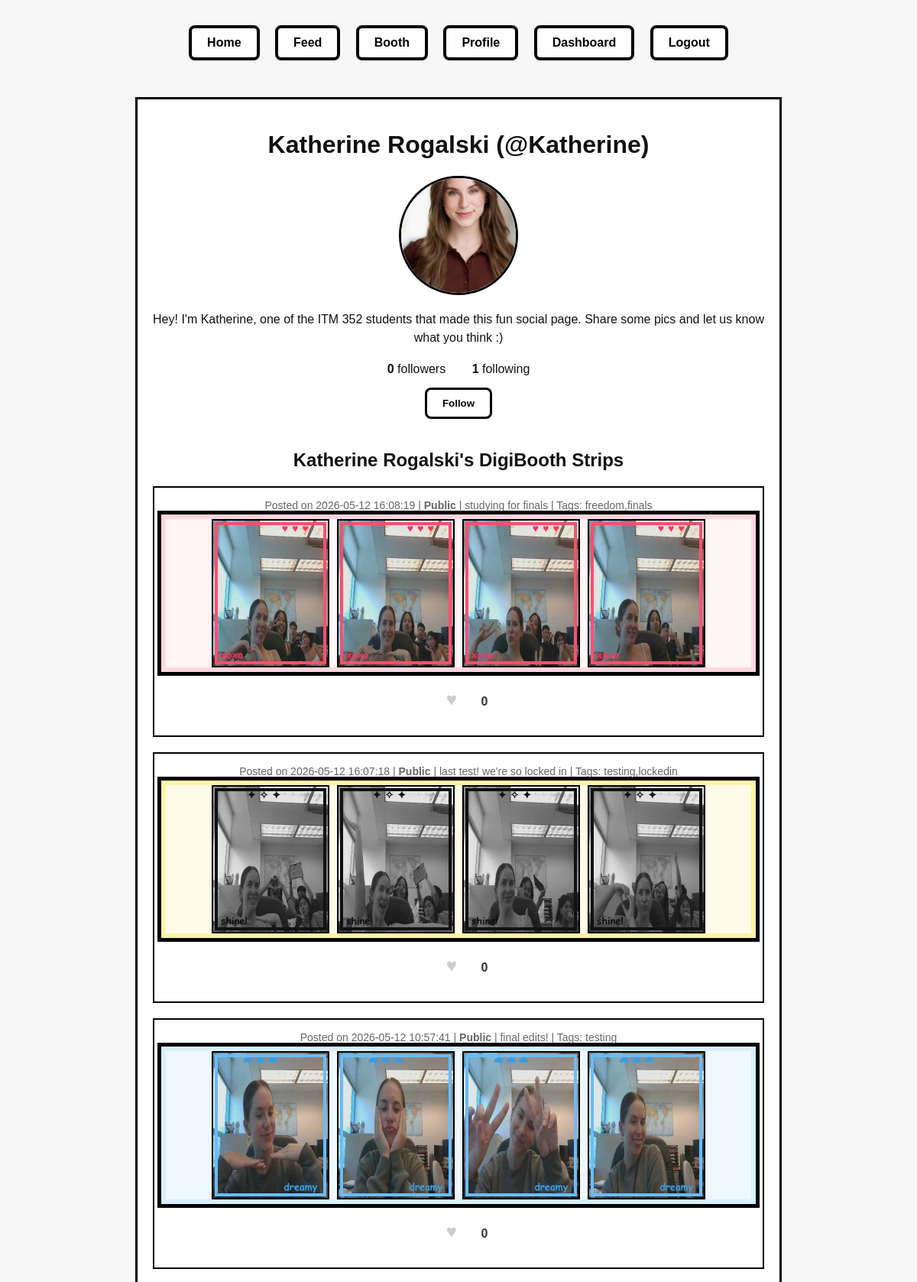
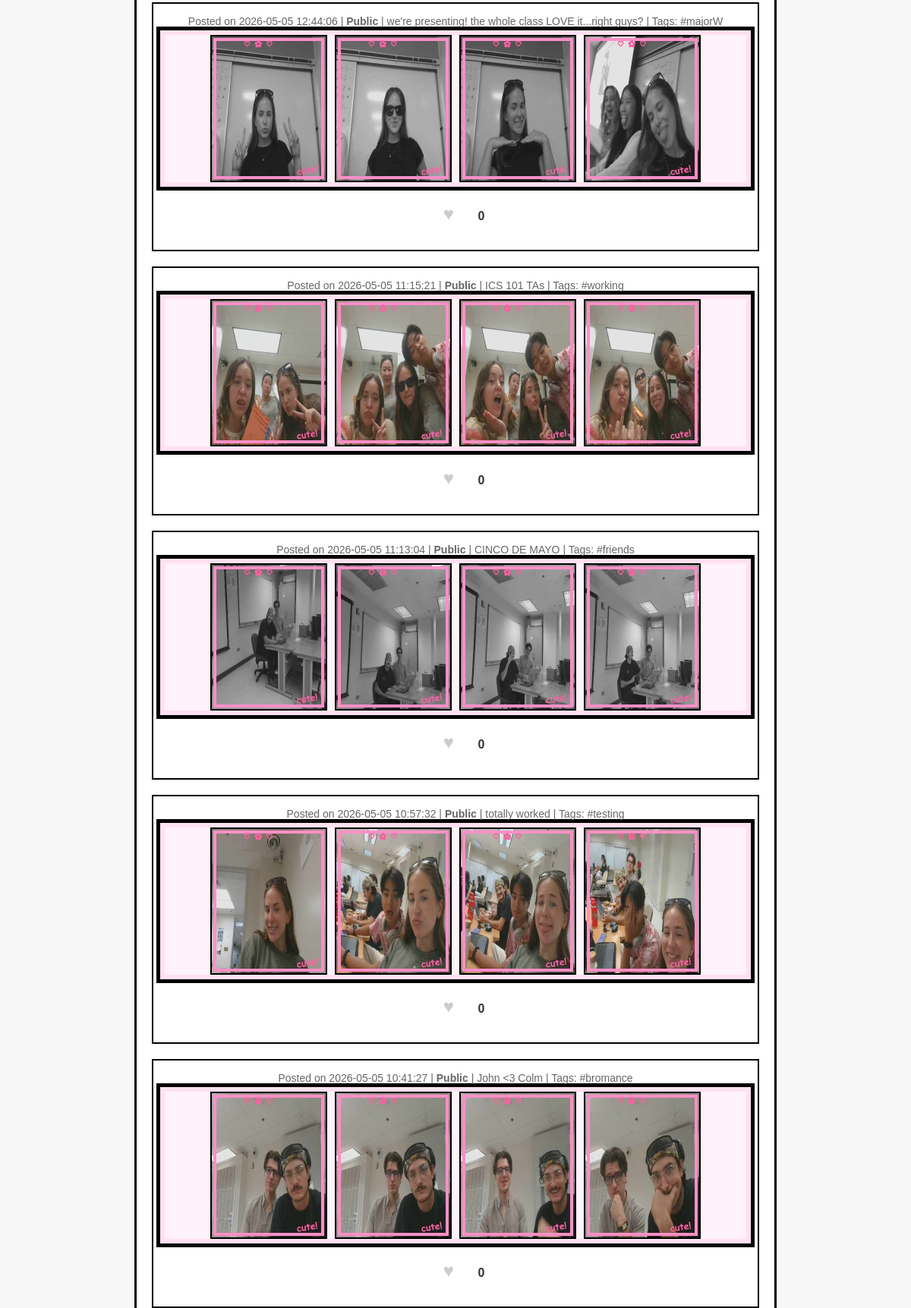
The page /profile/Katherine (signed in, upper part) on the database its author committed (2 pictures, top to bottom).
### tables this page shows
CREATE TABLE users (
            id INTEGER PRIMARY KEY AUTOINCREMENT,
            name TEXT NOT NULL,
            username TEXT NOT NULL UNIQUE,
            email TEXT NOT NULL UNIQUE,
            confirmed INTEGER DEFAULT 0,
            confirmation_code TEXT NOT NULL,
            created_at TEXT NOT NULL
        , profile_image TEXT, bio TEXT, user_type TEXT DEFAULT 'public');

CREATE TABLE posts (
           id INTEGER PRIMARY KEY AUTOINCREMENT,
           username TEXT NOT NULL,
           image_filenames TEXT NOT NULL,  -- JSON string
           filter_choice TEXT,
           frame_choice TEXT,
           layout_choice TEXT,
           caption TEXT,
           tags TEXT,
           timestamp TEXT NOT NULL
       , privacy TEXT DEFAULT 'public');

### app.py (the view, shortened to what this page needs)
@app.route("/profile")
@app.route("/profile/")
@app.route("/profile/<username>")
def profile(username=None):
    if "username" not in session:
        return redirect("/signin")
    current_user = session["username"]
    if username is None:
        username = current_user
    conn = get_db_connection()
    user = conn.execute(
        "SELECT * FROM users WHERE username = ?",
        (username,)
    ).fetchone()
    if user is None:
        conn.close()
        return "User not found", 404
    current_user_row = conn.execute(
        "SELECT user_type FROM users WHERE username = ?",
        (current_user,)
    ).fetchone()
    current_user_type = current_user_row["user_type"] if current_user_row else "public"
    if current_user == username:
        user_posts = conn.execute(
            """
            SELECT posts.*, users.user_type
            FROM posts
            JOIN users ON posts.username = users.username
            WHERE posts.username = ?
            ORDER BY posts.timestamp DESC
            """,
            (username,)
        ).fetchall()
    else:
        user_posts = conn.execute(
            """
            SELECT posts.*, users.user_type
            FROM posts
            JOIN users ON posts.username = users.username
            WHERE posts.username = ?
            AND posts.privacy = 'public'
            ORDER BY posts.timestamp DESC
            """,
            (username,)
        ).fetchall()
    follower_count = conn.execute(
        "SELECT COUNT(*) as count FROM follows WHERE followed_username = ?",
        (username,)
    ).fetchone()["count"]
    following_count = conn.execute(
        "SELECT COUNT(*) as count FROM follows WHERE follower_username = ?",
        (username,)
    ).fetchone()["count"]
    is_following = False
    if current_user != username:
        is_following = conn.execute(
            """
            SELECT 1 FROM follows
            WHERE follower_username = ? AND followed_username = ?
            """,
            (current_user, username)
        ).fetchone() is not None
    posts = []
    for row in user_posts:
        post = dict(row)
        post["image_filenames"] = json.loads(post["image_filenames"])
        like_count = conn.execute(
            "SELECT COUNT(*) as count FROM likes WHERE post_id = ?",
            (post["id"],)
        ).fetchone()["count"]
        user_liked = conn.execute(
            "SELECT 1 FROM likes WHERE post_id = ? AND username = ?",
            (post["id"], current_user)
        ).fetchone() is not None
        post["like_count"] = like_count
        post["user_liked"] = user_liked
        posts.append(post)
    conn.close()
    return render_template(
        "profile.html",
        user=user,
        posts=posts,
        follower_count=follower_count,
        following_count=following_count,
        is_following=is_following,
        is_own_profile=(current_user == username)
    )

### app.py (called while the page is built)
def get_db_connection():
    conn = sqlite3.connect(DATABASE)
    conn.row_factory = sqlite3.Row
    return conn

### templates/profile.html (shortened to what this page needs)
<!DOCTYPE html>
<html>
<head>
   <link rel="stylesheet" href="{{ url_for('static', filename='style.css') }}">
</head>
<body>
{% include "_navbar.html" %}
<div class="profile-container">
   <div class="profile-header">
       <h1>{{ user['name'] }} (@{{ user['username'] }})</h1>
       {% if user['profile_image'] %}
           <img src="{{ url_for('static', filename='uploads/' + user['profile_image']) }}" alt="Profile Image" class="profile-image">
       {% else %}
           <div class="profile-image placeholder">{{ user['name'][0].upper() }}</div>
       {% endif %}
       {% if user['bio'] %}
           <p class="bio">{{ user['bio'] }}</p>
       {% else %}
           <p class="bio">No bio yet.</p>
       {% endif %}
       <div class="follow-stats">
           <span class="stat"><strong>{{ follower_count }}</strong> followers</span>
           <span class="stat"><strong>{{ following_count }}</strong> following</span>
       </div>
       {% if not is_own_profile %}
           <button class="follow-button {% if is_following %}following{% endif %}"
                   data-username="{{ user['username'] }}"
                   onclick="toggleFollow('{{ user['username'] }}')">
               {% if is_following %}Unfollow{% else %}Follow{% endif %}
           </button>
       {% endif %}
   </div>
   <div class="posts-section">
       <h2>
           {% if is_own_profile %}
               Your DigiBooth Strips
           {% else %}
               {{ user['name'] }}'s DigiBooth Strips
           {% endif %}
       </h2>
       {% if posts %}
           {% for post in posts %}
               <div class="post">
                   <div class="post-meta">
                       Posted on {{ post['timestamp'] }}
                       {% if post['privacy'] == 'private' %}
                           | <strong>Private</strong>
                       {% else %}
                           | <strong>Public</strong>
                       {% endif %}
                       {% if post['caption'] %} | {{ post['caption'] }}{% endif %}
                       {% if post['tags'] %} | Tags: {{ post['tags'] }}{% endif %}
                   </div>
                   <div class="post-images frame-{{ post['frame_choice'] }}">
                       {% for filename in post['image_filenames'] %}
                           <img src="{{ url_for('static', filename='uploads/' + filename) }}" alt="Photo">
                       {% endfor %}
                   </div>
                   <div class="like-section">
                       <button class="like-button {% if post.user_liked %}liked{% endif %}"
                               data-post-id="{{ post.id }}"
                               onclick="toggleLike({{ post.id }})">
                           ♥
                       </button>
                       <span class="like-count">{{ post.like_count }}</span>
                   </div>
               </div>
           {% endfor %}
       {% else %}
           <p>You haven't created any photostrips yet. <a href="/booth">Create your first one!</a></p>
       {% endif %}
   </div>
</div>
</body>
</html>

### static/style.css (style rules this page uses)
body { margin: 0; font-family: "Comic Sans MS", "Trebuchet MS", Arial, sans-serif; background: #f7f7f7; color: #111; text-align: center; }
button { margin: 8px; padding: 10px 14px; border: 3px solid black; background: white; color: black; font-weight: bold; cursor: pointer; }
.frame-pink { border-color: #ff8fc7; background: #fff2f8; box-shadow: 0 0 0 6px #ffe1f0, 0 0 0 11px black; }
.frame-stars { background: #fffbe8; box-shadow: 0 0 0 6px #fff3a8, 0 0 0 11px black; }
.frame-hearts { border-color: #ff4f6d; background: #fff5f5; box-shadow: 0 0 0 6px #ffd6df, 0 0 0 11px black; }
.frame-clouds { border-color: #68bdfc; background: #eef8ff; box-shadow: 0 0 0 6px #d8f0ff, 0 0 0 11px black; }

### templates/profile.html (style rules this page uses)
.profile-container { max-width: 800px; margin: 40px auto; padding: 20px; background: white; border: 3px solid black; }
.profile-header { text-align: center; margin-bottom: 30px; }
.profile-image { width: 150px; height: 150px; border-radius: 50%; border: 3px solid black; object-fit: cover; margin: 0 auto 20px; display: block; }
.bio { margin: 20px 0; font-size: 16px; line-height: 1.5; }
.follow-stats { margin: 15px 0; text-align: center; }
.stat { margin: 0 15px; font-size: 16px; }
.follow-button { display: block; margin: 15px auto; padding: 10px 20px; border: 3px solid black; background: white; color: black; font-weight: bold; cursor: pointer; border-radius: 8px; }
.posts-section { margin-top: 40px; }
.post { border: 2px solid black; margin: 20px 0; padding: 15px; background: white; }
.post-images { display: flex; gap: 10px; margin-bottom: 10px; justify-content: center; }
.post img { max-width: 150px; max-height: 200px; object-fit: cover; border: 2px solid black; }
.post-meta { font-size: 14px; color: #666; margin-bottom: 10px; }
.like-section { text-align: center; margin-top: 10px; }
.like-button { background: none; border: none; font-size: 24px; cursor: pointer; color: #ccc; transition: color 0.2s; }
.like-count { margin-left: 5px; font-size: 16px; font-weight: bold; color: #333; }

### rows shown on the page
users: name "Katherine Rogalski", username "Katherine", profile_image (picture), bio "Hey! I'm Katherine, one of the ITM 352 students that made this fun social page. Share some pics and let us know what you think :)"
posts: timestamp "2026-05-12 16:08:19", privacy "Public", caption "studying for finals", tags "freedom,finals", like_count "0"
posts: timestamp "2026-05-12 16:07:18", privacy "Public", caption "last test! we're so locked in", tags "testing,lockedin", like_count "0"
posts: timestamp "2026-05-12 10:57:41", privacy "Public", caption "final edits!", tags "testing", like_count "0"
posts: timestamp "2026-05-05 12:44:06", privacy "Public", caption "we're presenting! the whole class LOVE it...right guys?", tags "#majorW", like_count "0"
posts: timestamp "2026-05-05 11:15:21", privacy "Public", caption "ICS 101 TAs", tags "#working", like_count "0"
posts: timestamp "2026-05-05 11:13:04", privacy "Public", caption "CINCO DE MAYO", tags "#friends", like_count "0"
posts: timestamp "2026-05-05 10:57:32", privacy "Public", caption "totally worked", tags "#testing", like_count "0"
posts: timestamp "2026-05-05 10:41:27", privacy "Public", caption "John <3 Colm", tags "#bromance", like_count "0"

### other values the page prints
{{ follower_count }} "0"
{{ following_count }} "1"
